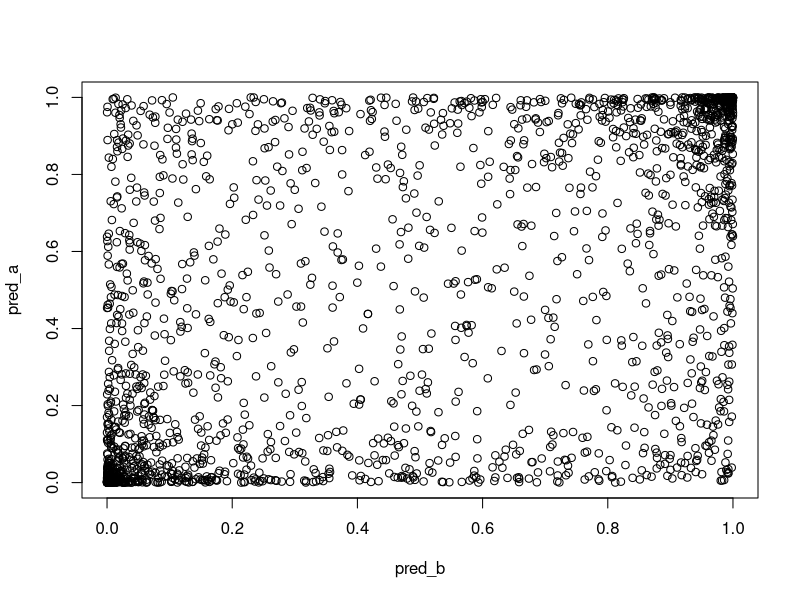
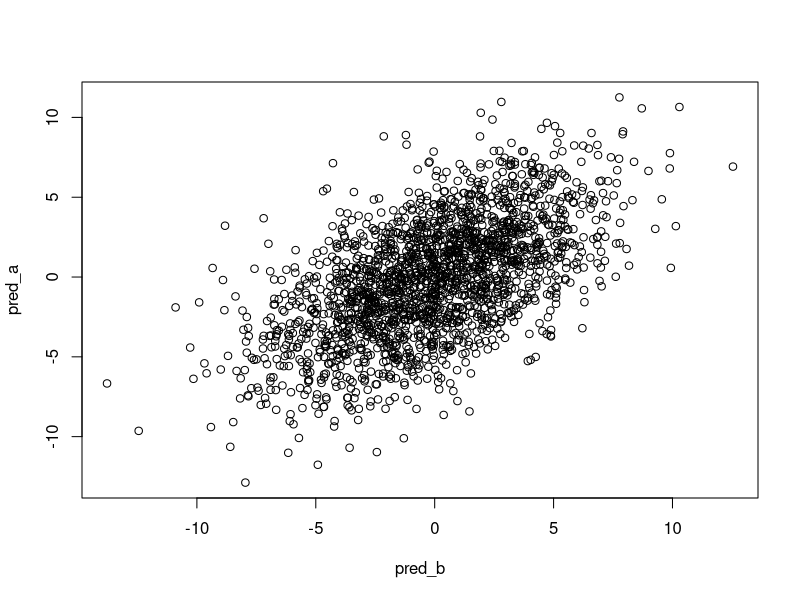

Write R code to recreate these figures, in order.
# Copyright (c) 2017 DataRobot
#
# Permission is hereby granted, free of charge, to any person obtaining a copy
# of this software and associated documentation files (the "Software"), to deal
# in the Software without restriction, including without limitation the rights
# to use, copy, modify, merge, publish, distribute, sublicense, and/or sell
# copies of the Software, and to permit persons to whom the Software is
# furnished to do so, subject to the following conditions:
#
#   The above copyright notice and this permission notice shall be included in all
# copies or substantial portions of the Software.
#
# THE SOFTWARE IS PROVIDED "AS IS", WITHOUT WARRANTY OF ANY KIND, EXPRESS OR
# IMPLIED, INCLUDING BUT NOT LIMITED TO THE WARRANTIES OF MERCHANTABILITY,
# FITNESS FOR A PARTICULAR PURPOSE AND NONINFRINGEMENT. IN NO EVENT SHALL THE
# AUTHORS OR COPYRIGHT HOLDERS BE LIABLE FOR ANY CLAIM, DAMAGES OR OTHER
# LIABILITY, WHETHER IN AN ACTION OF CONTRACT, TORT OR OTHERWISE, ARISING FROM,
# OUT OF OR IN CONNECTION WITH THE SOFTWARE OR THE USE OR OTHER DEALINGS IN THE
# SOFTWARE.

#Load libraries
library(data.table)
library(caret)
library(caTools)

#Setup
set.seed(42)
nrows <- 2000
ncols <- 500
noise_vars <- 200
pct <- .50

#Simulate
X <- matrix(rnorm(nrows*ncols*3), ncol=ncols)
CF <- runif(ncols, min=-1, max=1)
CF[sample(1:ncols, noise_vars)] <- 0
Y <- X %*% CF + rnorm(nrows, sd=10)

#Turn into classification
cutoff <- quantile(Y, 1-pct)
Y <- as.integer(Y > cutoff)
table(Y) / nrows

#Combine into a single dataset
dat <- data.table(Y=Y, X)

#Split train/train/test
train_a <- dat[1:nrows,]
train_b <- dat[(nrows+1):(nrows*2),]
test <- dat[(nrows*2+1):(nrows*3),]
all(dim(train_a) == dim(test))
all(dim(train_b) == dim(test))

#Fit models
model_a <- glm(Y ~ ., train_a, family='binomial')
model_b <- glm(Y ~ ., train_b, family='binomial')

#Predict on test set
pred_a <- predict(model_a, test, type = 'response')
pred_b <- predict(model_b, test, type = 'response')

#100% mis-match at 6 decimal places
sum(round(pred_a,6) == round(pred_b,6))

#Plot shows little relationship between the 2 models
plot(pred_a ~ pred_b)

#Little agreement between the 2 models
cor(pred_a, pred_b)
summary(abs(pred_a - pred_b))

#Agreement looks a little better on the linear, rather than log scale
#But there is still clearly a big disagreement
pred_a <- predict(model_a, test, type = 'link')
pred_b <- predict(model_b, test, type = 'link')
cor(pred_a, pred_b)
plot(pred_a ~ pred_b)

#AUC of both models is still pretty good
#Even though they disagree a lot!
preds <- cbind(pred_a, pred_b)
colAUC(preds, test$Y)

#Note that one of the 2 models appears to be better, but this is 100% due to random chance
